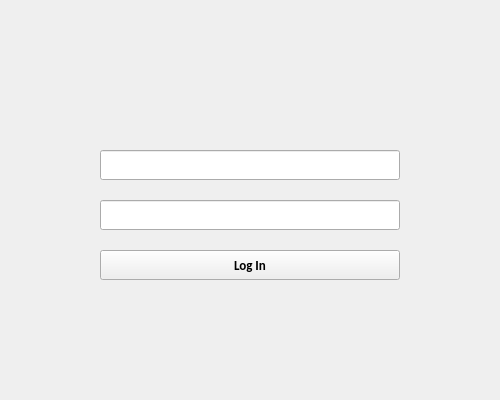
<?xml version="1.0" encoding="UTF-8"?>
<ui version="4.0">
 <class>MainWindow</class>
 <widget class="QMainWindow" name="MainWindow">
  <property name="enabled">
   <bool>true</bool>
  </property>
  <property name="geometry">
   <rect>
    <x>0</x>
    <y>0</y>
    <width>500</width>
    <height>400</height>
   </rect>
  </property>
  <property name="sizePolicy">
   <sizepolicy hsizetype="Fixed" vsizetype="Fixed">
    <horstretch>0</horstretch>
    <verstretch>0</verstretch>
   </sizepolicy>
  </property>
  <property name="font">
   <font>
    <family>Calibri</family>
    <pointsize>10</pointsize>
    <weight>75</weight>
    <bold>true</bold>
   </font>
  </property>
  <property name="windowTitle">
   <string>Sanduku BattleShip</string>
  </property>
  <widget class="QWidget" name="centralWidget">
   <widget class="QLineEdit" name="lineEdit">
    <property name="geometry">
     <rect>
      <x>100</x>
      <y>150</y>
      <width>300</width>
      <height>30</height>
     </rect>
    </property>
    <property name="font">
     <font>
      <family>Calibri</family>
      <pointsize>10</pointsize>
      <weight>75</weight>
      <bold>true</bold>
     </font>
    </property>
    <property name="toolTip">
     <string>Your Email</string>
    </property>
   </widget>
   <widget class="QLineEdit" name="lineEdit_2">
    <property name="geometry">
     <rect>
      <x>100</x>
      <y>200</y>
      <width>300</width>
      <height>30</height>
     </rect>
    </property>
    <property name="font">
     <font>
      <family>Calibri</family>
      <pointsize>10</pointsize>
      <weight>75</weight>
      <bold>true</bold>
     </font>
    </property>
    <property name="focusPolicy">
     <enum>Qt::WheelFocus</enum>
    </property>
    <property name="toolTip">
     <string>Your password</string>
    </property>
    <property name="echoMode">
     <enum>QLineEdit::Password</enum>
    </property>
   </widget>
   <widget class="QPushButton" name="pushButton">
    <property name="geometry">
     <rect>
      <x>100</x>
      <y>250</y>
      <width>300</width>
      <height>30</height>
     </rect>
    </property>
    <property name="cursor">
     <cursorShape>PointingHandCursor</cursorShape>
    </property>
    <property name="text">
     <string>Log In</string>
    </property>
   </widget>
  </widget>
  <widget class="QMenuBar" name="menuBar">
   <property name="geometry">
    <rect>
     <x>0</x>
     <y>0</y>
     <width>500</width>
     <height>20</height>
    </rect>
   </property>
  </widget>
 </widget>
 <layoutdefault spacing="6" margin="11"/>
 <resources/>
 <connections/>
</ui>
